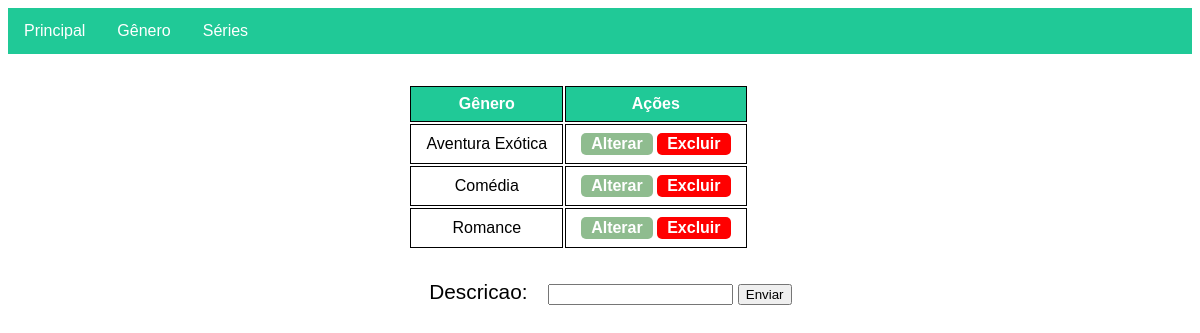
Before: /genero/ with the older database file.
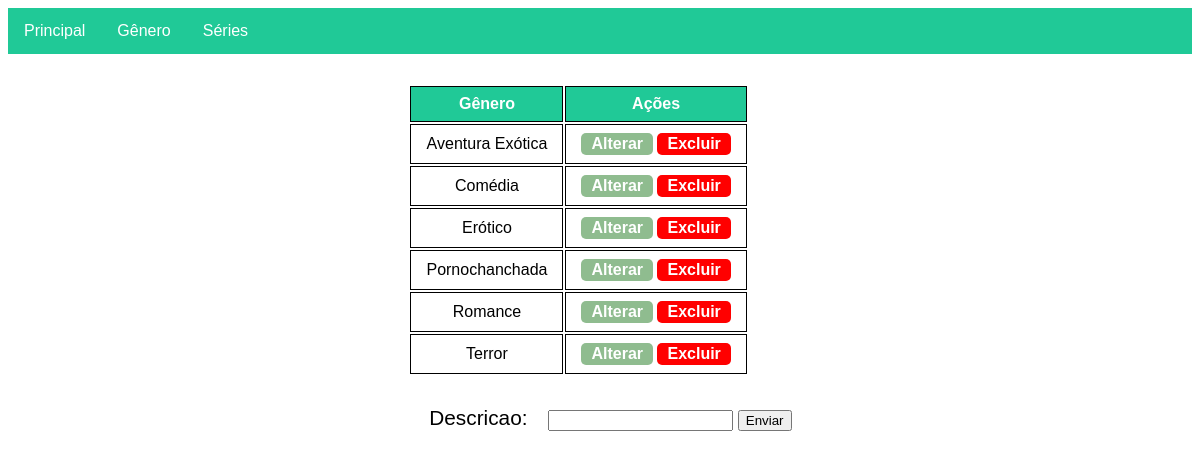
After: the same page with the newer database file.
### genero/models.py (models this page shows, shortened)
class Genero(models.Model):
    descricao = models.CharField(max_length=50)

### genero/views.py (the view, shortened to what this page needs)
# urls.py: path('',views.cadastro,name='cadastro'),
def cadastro(request):
    form = forms.GeneroForm()
    generos_list = models.Genero.objects.order_by('descricao');
    data_dict={'form':form,'generos_records':generos_list}
    return render(request,'genero/genero.html',data_dict)

### genero/forms.py
class GeneroForm(forms.ModelForm):
    class Meta:
        model = Genero
        fields = '__all__'

### templates/genero/genero.html (shortened to what this page needs)
<!DOCTYPE html>
{% load static %}
<html lang="pt-br">
<head>
    <link href="{% static 'css/menu.css' %}" rel="stylesheet" type="text/css" />
    <link href="{% static 'css/crud.css' %}" rel="stylesheet" type="text/css" />
</head>
<body>
{% include '../menu.html' %}
<main>
<div class="container">
    <div class="divForm">
        <div>
            {% if generos_records %}
            <table>
                <thead>
                    <tr>
                        <th>Gênero</th>
                        <th>Ações</th>
                    </tr>
                </thead>
                <tbody>
                    {% for genero in generos_records %}
                    <tr>
                    <td>{{ genero.descricao }}</td>
                    <td>
                    <button class="list-button editar-button" onClick="updateItem({{ genero.id }})" >Alterar</button>
                    <button class="list-button apagar-button" onClick="deleteItem({{ genero.id }})">Excluir</button>
                     </td>
                    </tr>
                    {% endfor %}
                </tbody>
            </table>
            {% else %}
            <p>Nenhum dado cadastrado</p>
            {% endif %}
        </div>
        <div class="divForm">
        <form onsubmit="/genero" id="form-genero" method="post">
            {{form}}
            <input type="submit" id="submit-button" value="Enviar" />
        </form>
        </div>
    </div>
</div>
</main>
</body>
</html>

### templates/menu.html (shortened to what this page needs)
<!doctype html>
<header>
    <nav>
        <ul>
            <li><a href="/principal">Principal</a></li>
             <li><a href="/genero">Gênero</a></li>
             <li><a href="/serie">Séries</a></li>
        </ul>
    </nav>
</header>

### static/css/menu.css (style rules this page uses)
ul { list-style-type: none; margin: 0; padding: 0; overflow: hidden; background-color: #20c997; }
li { float: left; }
li a { display: block; color: #ffffff; text-align: center; padding: 14px 16px; text-decoration: none; }
body { font-family: arial; }

### static/css/crud.css (style rules this page uses)
form { margin: 30px; }
form label { display: inline; text-align: center; font-size: 1.3em; padding: 1em; }
.container { display:flex; flex-direction:column; justify-content: center; align-items: center; }
table { margin: 30px; text-align: center; }
thead { background: #20c997; color: white; font-weight: bold; }
td,th { border: 1px solid black; padding: 8px 15px; }
.list-button { border: none; border-radius: 5px; padding: 2px 10px; font-size: 1em; }
.apagar-button { background: red; color: white; font-weight: bold; }
.editar-button { background: darkseagreen; color: white; font-weight: bold; }

Changed rows visible on the page:
added Genero: descricao "Erótico"
added Genero: descricao "Pornochanchada"
added Genero: descricao "Terror"
